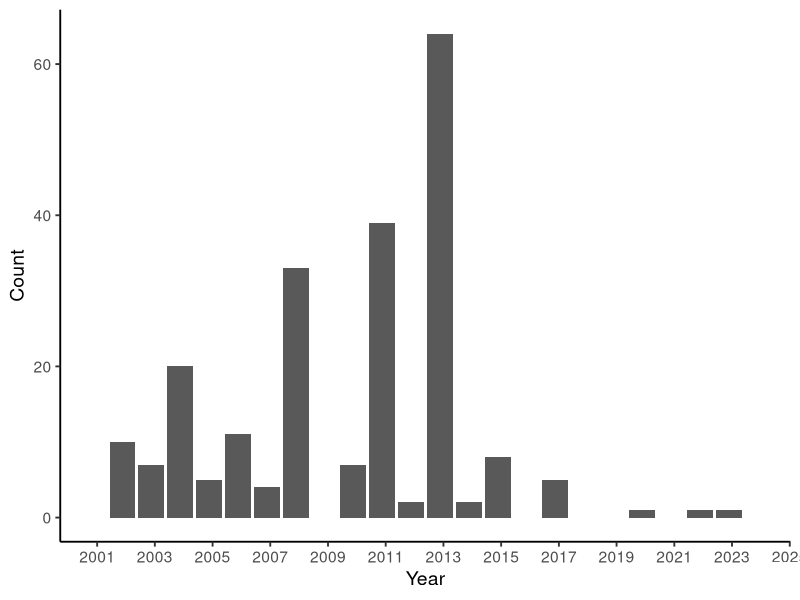
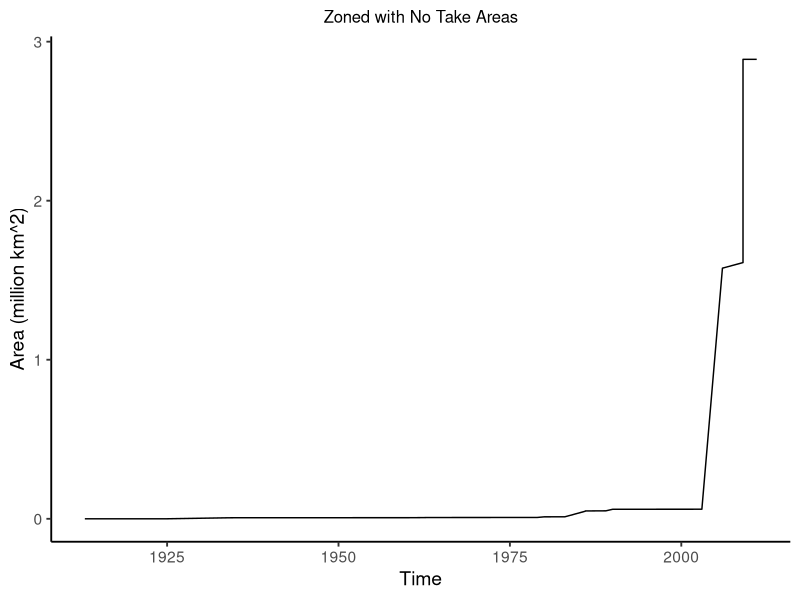
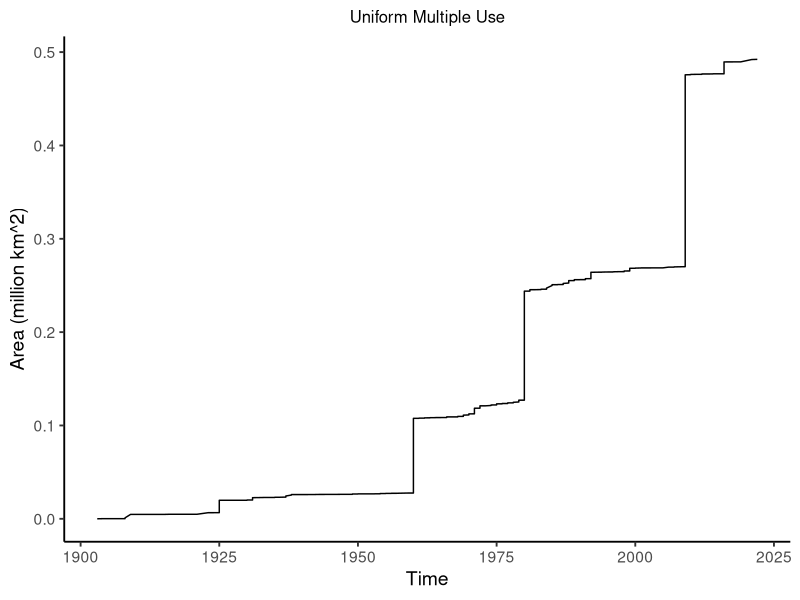
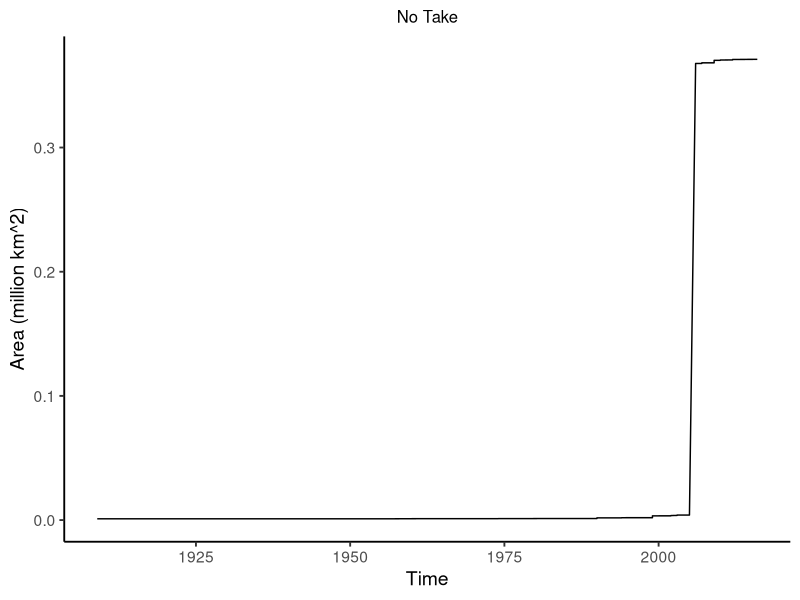
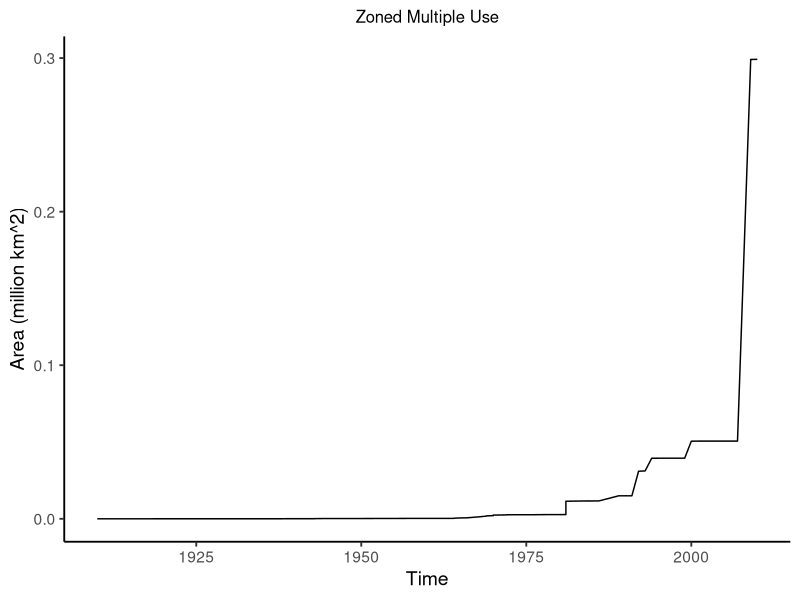
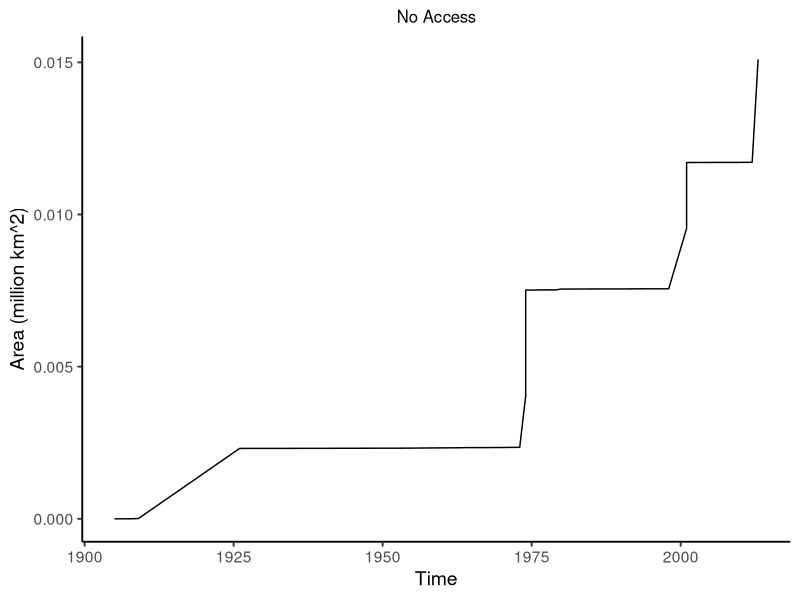
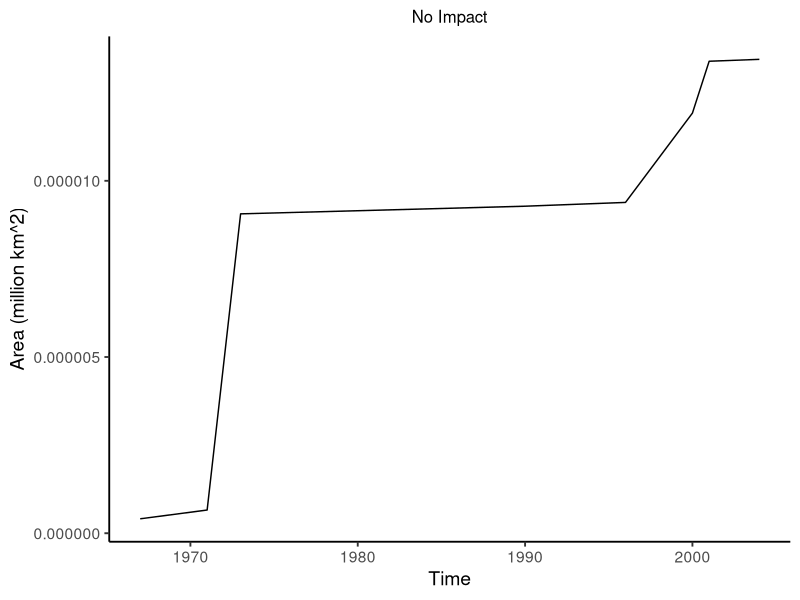
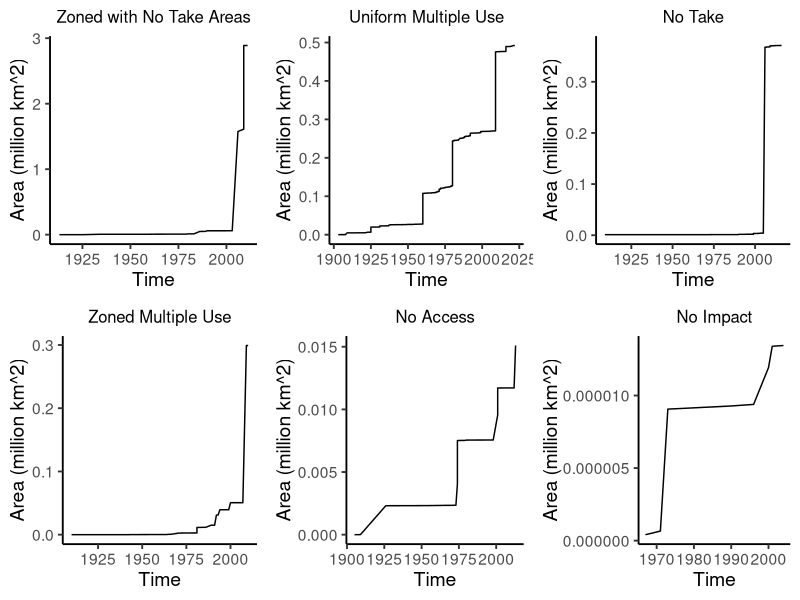

These charts were generated, in order, by the following R code:
## ---- chunk 1
#knitr::opts_chunk$set(echo = TRUE)

library(here)
library(tidyverse)
library(lubridate)
library(dplyr)
library(ggplot2)
library(scales)
library(cowplot)
here()

mytheme <- theme_classic(base_size = 14)+
  theme(legend.background = element_rect(
    color = "grey",
    fill = "white"),
    plot.title = element_text(hjust = 0.5, size = 12),
    legend.position = "bottom")
    
theme_set(mytheme)


MPA.data <- read.csv(here('DataRaw/NOAA_Marine_Protected_Areas_Inventory_2023.csv'),
                     stringsAsFactors = TRUE, 
                     colClasses = c('Year.Established' = 'factor'))

MPA.data.clean <- MPA.data %>%
  select(OBJECTID, Site.Name, State, Level.of.Protection, Management.Plan, Year.Established, Marine.Status, Area..km2., Marine.Area..km2., Percent.Area.Marine, No.Take.Area..km2., Longitude, Latitude) %>% 
  filter(Year.Established != 0)

MPA.data.clean$Year.Established <- as.Date(MPA.data.clean$Year.Established, format = '%Y')

colnames(MPA.data.clean)[8] <- "Area"
colnames(MPA.data.clean)[9] <- "Marine.Area"
colnames(MPA.data.clean)[11] <- "No.Take.Area"
  
#Clean.plot <- 
  ggplot(MPA.data.clean) +
  geom_bar(aes(x=Year.Established)) +
  scale_x_date(date_breaks = "2 years", date_labels = "%Y", limits = as.Date(c("2000-11-15", "2023-11-15"))) +
  labs(x = "Year", y = "Count")
#print(Clean.plot)




  
  
  
  
unique(MPA.data.clean$Level.of.Protection)



## ---- chunk 2


Zoned.w.No.Take.Areas.df <- MPA.data.clean %>% 
  mutate("year" = year(Year.Established)) %>%
  arrange(ymd(MPA.data.clean$Year.Established)) %>% 
  filter(Level.of.Protection == "Zoned w/No Take Areas") %>% 
  mutate("Cum.Area" = cumsum(Area))
  

Uniform.Multiple.Use.df <- MPA.data.clean %>% 
  mutate("year" = year(Year.Established)) %>%
  arrange(ymd(MPA.data.clean$Year.Established)) %>% 
  filter(Level.of.Protection == "Uniform Multiple Use") %>% 
  mutate("Cum.Area" = cumsum(Area))


No.Take.df <- MPA.data.clean %>% 
  mutate("year" = year(Year.Established)) %>%
  arrange(ymd(MPA.data.clean$Year.Established)) %>% 
  filter(Level.of.Protection == "No Take") %>% 
  mutate("Cum.Area" = cumsum(Area))

Zoned.Multiple.Use.df <- MPA.data.clean %>% 
  mutate("year" = year(Year.Established)) %>%
  arrange(ymd(MPA.data.clean$Year.Established)) %>% 
  filter(Level.of.Protection == "Zoned Multiple Use") %>% 
  mutate("Cum.Area" = cumsum(Area))
  
No.Access.df <- MPA.data.clean %>% 
  mutate("year" = year(Year.Established)) %>%
  arrange(ymd(MPA.data.clean$Year.Established)) %>% 
  filter(Level.of.Protection == "No Access") %>% 
  mutate("Cum.Area" = cumsum(Area))

No.Impact.df <- MPA.data.clean %>% 
  mutate("year" = year(Year.Established)) %>%
  arrange(ymd(MPA.data.clean$Year.Established)) %>% 
  filter(Level.of.Protection == "No Impact") %>% 
  mutate("Cum.Area" = cumsum(Area))

## ---- chunk 3

Zoned.w.No.Take.Areas.plot <- 
  ggplot(Zoned.w.No.Take.Areas.df) +
  geom_line(aes(
    x = year,
    y = Cum.Area)) +
  labs(
    title = "Zoned with No Take Areas",
    x = "Time",
    y = "Area (million km^2)") +
  scale_y_continuous(labels = scales::number_format(scale = 1e-6))
  print(Zoned.w.No.Take.Areas.plot)

Uniform.Multiple.Use.plot <- 
  ggplot(Uniform.Multiple.Use.df) +
  geom_line(aes(
    x = year,
    y = Cum.Area)) +
  labs(
    title = "Uniform Multiple Use",
    x = "Time",
    y = "Area (million km^2)") +
  scale_y_continuous(labels = scales::number_format(scale = 1e-6))
  print(Uniform.Multiple.Use.plot)

No.Take.plot <- 
  ggplot(No.Take.df) +
  geom_line(aes(
    x = year,
    y = Cum.Area)) +
  labs(
    title = "No Take",
    x = "Time",
    y = "Area (million km^2)") +
  scale_y_continuous(labels = scales::number_format(scale = 1e-6))
  print(No.Take.plot)

Zoned.Multiple.Use.plot <- 
  ggplot(Zoned.Multiple.Use.df) +
  geom_line(aes(
    x = year,
    y = Cum.Area)) +
  labs(
    title = "Zoned Multiple Use",
    x = "Time",
    y = "Area (million km^2)") +
  scale_y_continuous(labels = scales::number_format(scale = 1e-6))
  print(Zoned.Multiple.Use.plot)

No.Access.plot <- 
  ggplot(No.Access.df) +
  geom_line(aes(
    x = year,
    y = Cum.Area)) +
  labs(
    title = "No Access",
    x = "Time",
    y = "Area (million km^2)") +
  scale_y_continuous(labels = scales::number_format(scale = 1e-6))
  print(No.Access.plot)

No.Impact.plot <-
  ggplot(No.Impact.df) +
  geom_line(aes(
    x = year,
    y = Cum.Area)) +
  labs(
    title = "No Impact",
    x = "Time",
    y = "Area (million km^2)") +
  scale_y_continuous(labels = scales::number_format(scale = 1e-6))
  print(No.Impact.plot)

#"Change in Area of 'No Impact' MPAs over Time"
  
plot_grid(Zoned.w.No.Take.Areas.plot,
          Uniform.Multiple.Use.plot,
          No.Take.plot,
          Zoned.Multiple.Use.plot,
          No.Access.plot,
          No.Impact.plot)

  
LevelofProtection <- ggplot(MPA.data.clean) +
  geom_bar(aes(x=Level.of.Protection)) +
  labs(x = "Level of Protection",
       y = "Count") +
  theme(axis.text.x = element_text(angle = 90))
#print(LevelofProtection)

LevelofProtection.Area <- ggplot(MPA.data.clean) +
  geom_col(aes(
    x = Level.of.Protection,
    y = Area)) +
  labs(x = "Level of Protection",
       y = "Total Area") +
  theme(axis.text.x = element_text(angle = 90)) +
  scale_y_continuous(labels = scales::number_format(scale = 1e-6))
#print(LevelofProtection.Area)

LoP.Area.log <- ggplot(MPA.data.clean) +
  geom_col(aes(
    x = Level.of.Protection,
    y = log(Area + 1))) +
  labs(x = "Level of Protection",
       y = "Total Area") +
  theme(axis.text.x = element_text(angle = 90)) #+
  #scale_y_continuous(labels = scales::number_format(scale = 1e-4))
#print(LoP.Area.log)
  
LoP.Combined <- 
  
## ---- chunk 4

Management.Plan.Count <- ggplot(MPA.data.clean) +
  geom_bar(aes(x=Management.Plan)) +
  labs(x = "Management Plan Type",
       y = "Count") +
  theme(axis.text.x = element_text(angle = 90))
print(Management.Plan.Count)

Management.Plan.Area <- ggplot(MPA.data.clean) +
  geom_col(aes(
    x = Management.Plan,
    y = Area)) +
  labs(x = "Management Plan",
       y = "Total Area (million km^2)") +
  theme(axis.text.x = element_text(angle = 90)) +
  scale_y_continuous(labels = scales::number_format(scale = 1e-4))
print(Management.Plan.Area)

## ---- chunk 5

